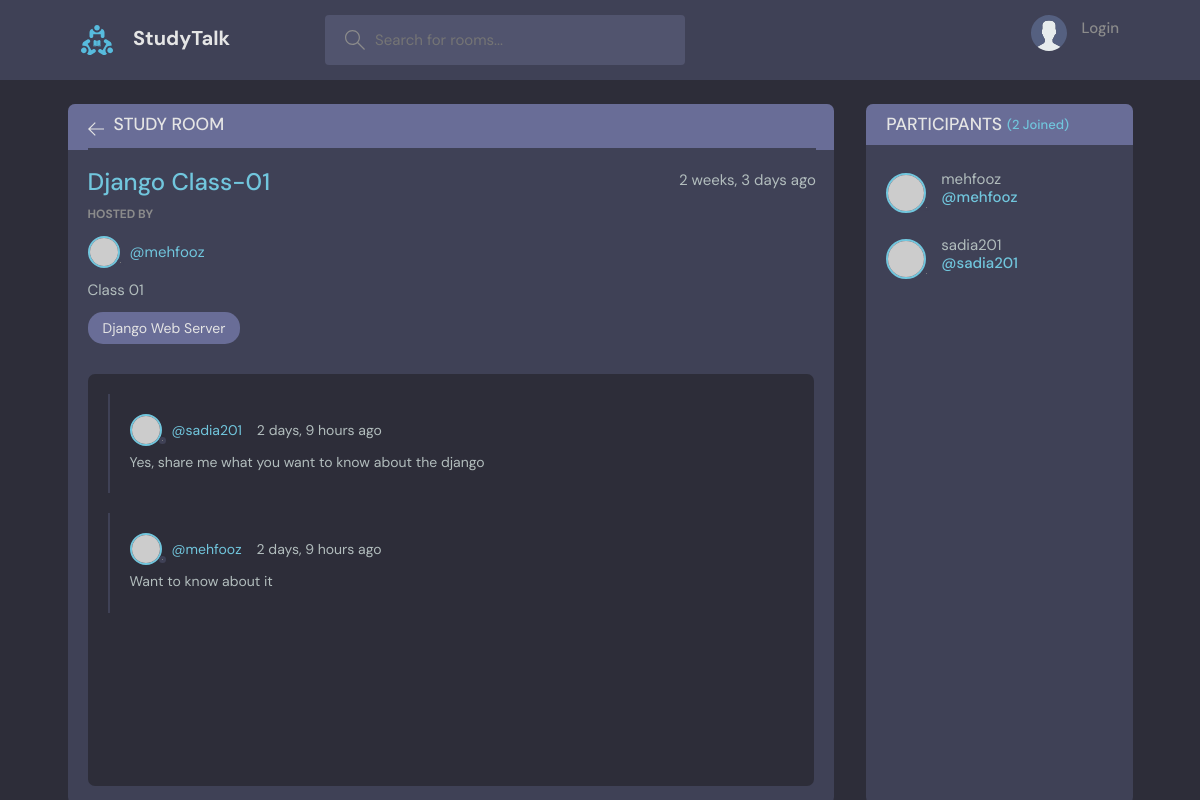
Page /rooms/5/ on the earlier database version.
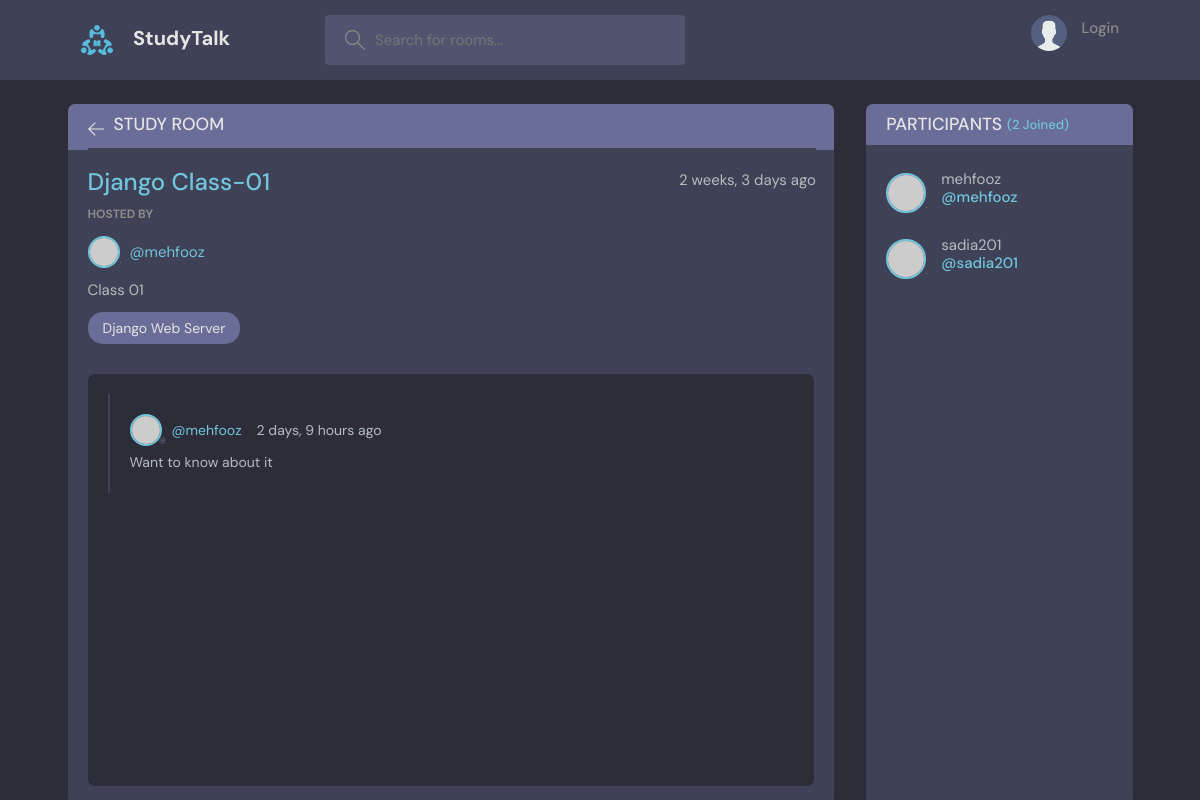
Same page on the later database version.
### base/models.py (models this page shows, shortened)
class Message(models.Model):
    user = models.ForeignKey(User, on_delete=models.CASCADE)
    room = models.ForeignKey(Room, on_delete=models.CASCADE)
    body = models.TextField()
    updated = models.DateTimeField(auto_now=True)
    created = models.DateTimeField(auto_now_add=True)
    class Meta:
        ordering = ['-updated', '-created']

### base/views.py (the view, shortened to what this page needs)
# urls.py: path('rooms/<int:pk>/', views.rooms, name='room'),
def rooms(request, pk):
    rooms = Room.objects.get(id=pk)
    room_messages = rooms.message_set.all().order_by('-created')
    participants = rooms.participants.all()
    context = {'rooms':rooms, 'room_messages':room_messages, 'participants':participants}
    return render(request, 'base/room.html', context)

### base/templates/base/room.html (shortened to what this page needs)
{% extends 'base/main.html' %}
{% block content %}
     <main class="profile-page layout layout--2">
        <div class="container">
          <div class="room">
            <div class="room__top">
              <div class="room__topLeft">
                <a href="{% url 'home' %}">
                  <svg version="1.1" xmlns="http://www.w3.org/2000/svg" width="32" height="32" viewBox="0 0 32 32">
                    <title>arrow-left</title>
                    <path
                      d="M13.723 2.286l-13.723 13.714 13.719 13.714 1.616-1.611-10.96-10.96h27.625v-2.286h-27.625l10.965-10.965-1.616-1.607z"
                    ></path>
                  </svg>
                </a>
                <h3>Study Room</h3>
              </div>
            </div>
            <div class="room__box scroll">
              <div class="room__header scroll">
                <div class="room__info">
                  <h3>{{rooms.name}}</h3>
                  <span>{{rooms.created|timesince}} ago</span>
                </div>
                <div class="room__hosted">
                  <p>Hosted By</p>
                  <a href="{% url 'user-profile' rooms.host.id %}" class="room__author">
                    <div class="avatar avatar--small">
                      <img src="https://randomuser.me/api/portraits/men/37.jpg" />
                    </div>
                    <span>@{{rooms.host.username}}</span>
                  </a>
                </div>
                <div class="room__details">
                  {{rooms.description}}
                </div>
                <span class="room__topics">{{rooms.topic.name}}</span>
              </div>
              <div class="room__conversation">
                <div class="threads scroll">
                {% for room_message in room_messages %}
                  <div class="thread">
                    <div class="thread__top">
                      <div class="thread__author">
                        <a href="{% url 'user-profile' room_message.user.id %}" class="thread__authorInfo">
                          <div class="avatar avatar--small">
                            <img src="https://randomuser.me/api/portraits/men/37.jpg" />
                          </div>
                          <span>@{{room_message.user}}</span>
                        </a>
                        <span class="thread__date">{{room_message.created|timesince}} ago</span>
                      </div>
                    </div>
                    <div class="thread__details">
                      {{room_message.body}}
                    </div>
                  </div>
                {% endfor %}
                </div>
              </div>
            </div>
          </div>
          <div class="participants">
            <h3 class="participants__top">Participants <span>({{participants.count}} Joined)</span></h3>
            <div class="participants__list scroll">
            {% for user in participants %}
              <a href="{% url 'user-profile' user.id %}" class="participant">
                <div class="avatar avatar--medium">
                  <img src="https://randomuser.me/api/portraits/men/37.jpg" />
                </div>
                <p>
                  {{user.username}}
                  <span>@{{user.username}}</span>
                </p>
              </a>
            {% endfor %}
            </div>
          </div>
        </div>
      </main>
{% endblock content %}

Differences in the rows shown:
removed Message: user "sadia201", created "2 days, 9 hours", body "Yes, share me what you want to know about the django"
